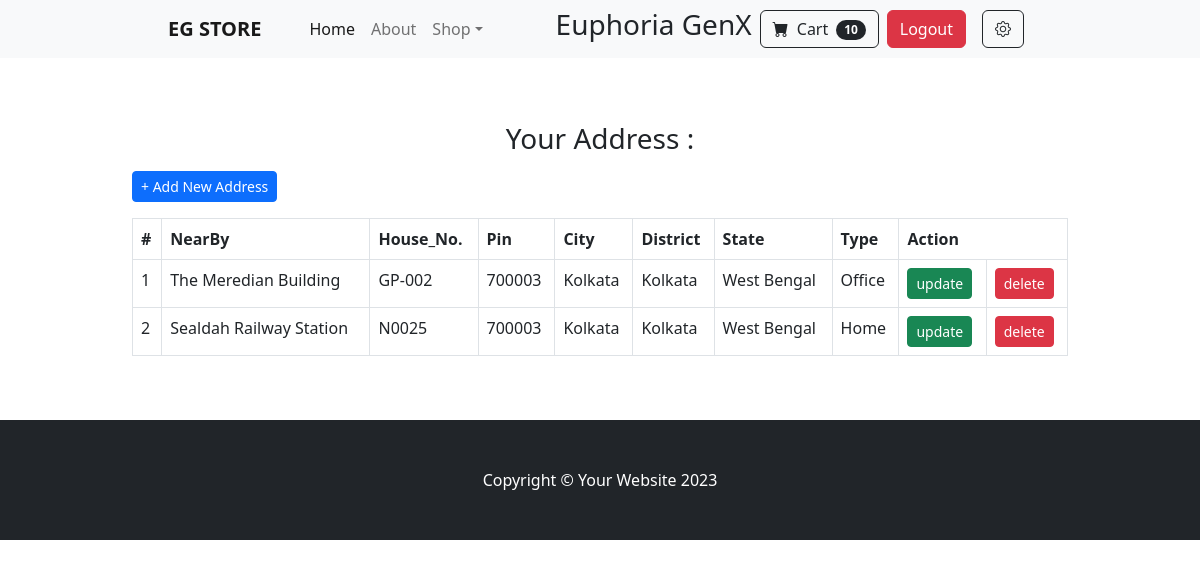
Page /customer-address.php (signed in) on the committed database.
### tables this page shows
CREATE TABLE `address` (
  `address_id` int(11) NOT NULL,
  `cus_id` int(11) NOT NULL,
  `nearby` text NOT NULL,
  `house_no` varchar(50) NOT NULL,
  `pin` varchar(50) NOT NULL,
  `city` varchar(50) NOT NULL,
  `district` varchar(50) NOT NULL,
  `state` varchar(50) NOT NULL,
  `address_type` enum('Home','Office','Others','') NOT NULL,
  `created_at` date NOT NULL DEFAULT current_timestamp()
);

### customer-address.php (the view, shortened to what this page needs)
<?php
include('./layout/header.php');
include('./project-config.php');
?>
<div class="container table-responsive py-5">
    <h3 class="text-center my-3">Your Address : </h3>
    <div class="my-3">
        <button type="button" class="btn btn-sm btn-primary" data-toggle="modal" data-target="#exampleModal">+ Add New Address</button>
    </div>
    <table class="table table-bordered table-hover">
        <thead class="thead-dark">
            <tr>
                <th scope="col">#</th>
                <th scope="col">NearBy</th>
                <th scope="col">House_No.</th>
                <th scope="col">Pin</th>
                <th scope="col">City</th>
                <th scope="col">District</th>
                <th scope="col">State</th>
                <th scope="col">Type</th>
                <th scope="col" colspan="2">Action</th>
            </tr>
        </thead>
        <tbody>
            <?php
            $cus_id = $_SESSION['customer']['cus_id'];
            $select_query = mysqli_query($conn, "SELECT * FROM `address` WHERE cus_id=$cus_id");
            if (mysqli_num_rows($select_query)>0) {
                while($data = mysqli_fetch_assoc($select_query)){
                    ?>
                    <tr>
                        <td><?php echo $data['address_id']; ?></td>
                        <td><?php echo $data['nearby']; ?></td>
                        <td><?php echo $data['house_no']; ?></td>
                        <td><?php echo $data['pin']; ?></td>
                        <td><?php echo $data['city']; ?></td>
                        <td><?php echo $data['district']; ?></td>
                        <td><?php echo $data['state']; ?></td>
                        <td><?php echo $data['address_type']; ?></td>
                        <td>
                            <button class="btn btn-success btn-sm">update</button>
                        </td>
                        <td>
                            <button class="btn btn-danger btn-sm">delete</button>
                        </td>
                    </tr>
                    <?php
                }
            }else{
                echo "<h4 class='text-danger'> No Address Found </h4>";
            }
            ?>
        </tbody>
    </table>
</div>
<?php
include('./layout/footer.php');
?>

### rows in the picture
address: address_id "1", nearby "The Meredian Building", house_no "GP-002", pin "700003", city "Kolkata", district "Kolkata", state "West Bengal", address_type "Office"
address: address_id "2", nearby "Sealdah Railway Station", house_no "N0025", pin "700003", city "Kolkata", district "Kolkata", state "West Bengal", address_type "Home"

### other values in the picture
$site_title "EG STORE"
$_SESSION['customer']['cus_name'] "Euphoria GenX"
get_cart_item($conn, $_SESSION['customer']['cus_id']) "10"
